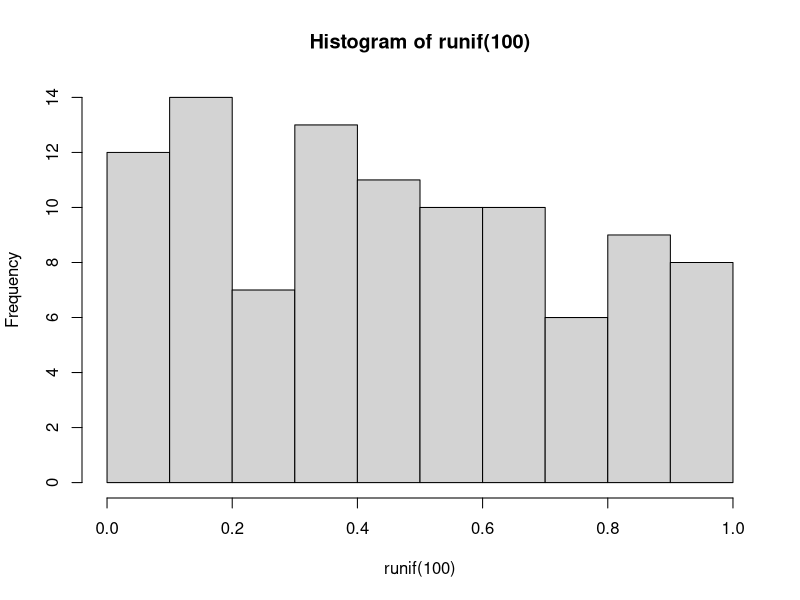

Source code (R):
#  this is now a third file
#   09:02 27 April 2011
#  It does just as little as the other files do

max(runif(100))

# this could be turned into a histogram as well

#  might as well provide the histogram then
hist(runif(100))